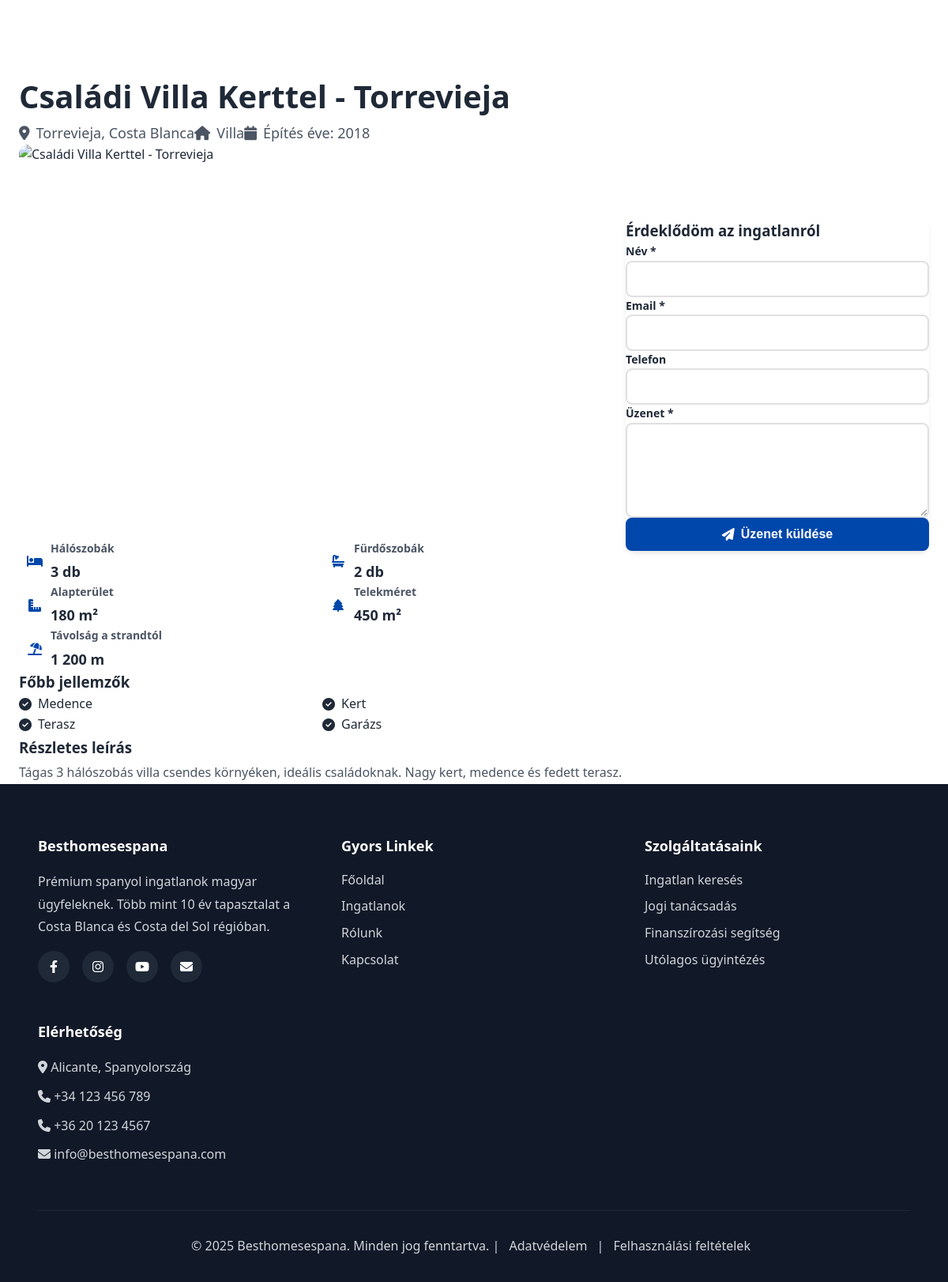
Page /public/property.php?id=3 on the committed database.
### tables this page shows
CREATE TABLE IF NOT EXISTS properties (
    id INT AUTO_INCREMENT PRIMARY KEY,
    title VARCHAR(255) NOT NULL,
    slug VARCHAR(255) NOT NULL UNIQUE,
    description TEXT NOT NULL,
    property_type_id INT NOT NULL,
    location_id INT NOT NULL,

     
    price DECIMAL(12,2) NOT NULL,
    currency VARCHAR(3) DEFAULT 'EUR',
    area_sqm INT NOT NULL COMMENT 'Area in square meters',
    plot_size_sqm INT DEFAULT NULL COMMENT 'Plot size for villas/houses',

     
    bedrooms INT NOT NULL,
    bathrooms INT NOT NULL,
    built_year INT DEFAULT NULL,

     
    has_pool BOOLEAN DEFAULT FALSE,
    has_garden BOOLEAN DEFAULT FALSE,
    has_terrace BOOLEAN DEFAULT FALSE,
    has_garage BOOLEAN DEFAULT FALSE,
    has_sea_view BOOLEAN DEFAULT FALSE,
    distance_to_beach_m INT DEFAULT NULL COMMENT 'Distance to beach in meters',

     
    main_image VARCHAR(255) DEFAULT NULL,
    images TEXT DEFAULT NULL COMMENT 'JSON array of image URLs',

     
    is_featured BOOLEAN DEFAULT FALSE,
    is_active BOOLEAN DEFAULT TRUE,
    status ENUM('available', 'reserved', 'sold') DEFAULT 'available',

     
    meta_title VARCHAR(255) DEFAULT NULL,
    meta_description TEXT DEFAULT NULL,

     
    created_at TIMESTAMP DEFAULT CURRENT_TIMESTAMP,
    updated_at TIMESTAMP DEFAULT CURRENT_TIMESTAMP ON UPDATE CURRENT_TIMESTAMP,

    FOREIGN KEY (property_type_id) REFERENCES property_types(id) ON DELETE RESTRICT,
    FOREIGN KEY (location_id) REFERENCES locations(id) ON DELETE RESTRICT,
    INDEX idx_price (price),
    INDEX idx_location (location_id),
    INDEX idx_featured (is_featured),
    INDEX idx_active (is_active)
);

CREATE TABLE IF NOT EXISTS locations (
    id INT AUTO_INCREMENT PRIMARY KEY,
    city VARCHAR(100) NOT NULL,
    region VARCHAR(100) NOT NULL COMMENT 'e.g., Costa Blanca, Costa del Sol',
    province VARCHAR(100) NOT NULL,
    created_at TIMESTAMP DEFAULT CURRENT_TIMESTAMP
);

CREATE TABLE IF NOT EXISTS property_types (
    id INT AUTO_INCREMENT PRIMARY KEY,
    name VARCHAR(50) NOT NULL,
    name_hu VARCHAR(50) NOT NULL COMMENT 'Hungarian translation',
    created_at TIMESTAMP DEFAULT CURRENT_TIMESTAMP
);

### config/config.php (called while the page is built, shortened)
<?php
function e(?string $string): string {
    return htmlspecialchars($string ?? '', ENT_QUOTES, 'UTF-8');
}
function formatArea(int $area): string {
    return number_format($area, 0, ',', ' ') . ' m²';
}

### public/property.php (the view, shortened to what this page needs)
<?php
require_once __DIR__ . '/../config/config.php';
$propertyId = isset($_GET['id']) ? (int)$_GET['id'] : 0;
try {
    $pdo = getPDO();
    $stmt = $pdo->prepare("
        SELECT
            p.*,
            pt.name_hu as property_type_name,
            l.city,
            l.region,
            l.province
        FROM properties p
        LEFT JOIN property_types pt ON p.property_type_id = pt.id
        LEFT JOIN locations l ON p.location_id = l.id
        WHERE p.id = ? AND p.is_active = 1
    ");
    $stmt->execute([$propertyId]);
    $property = $stmt->fetch();
} catch (PDOException $e) {
    error_log('Database error: ' . $e->getMessage());
    redirect('/properties.php');
}
include __DIR__ . '/partials/header.php';
?>
<article class="property-detail">
    <div class="container">
        <div class="property-header">
            <h1><?= e($property['title']) ?></h1>
            <div class="property-meta">
                <span class="property-meta-item">
                    <i class="fas fa-map-marker-alt"></i>
                    <?= e($property['city']) ?>, <?= e($property['region']) ?>
                </span>
                <span class="property-meta-item">
                    <i class="fas fa-home"></i>
                    <?= e($property['property_type_name']) ?>
                </span>
                <?php if ($property['built_year']): ?>
                    <span class="property-meta-item">
                        <i class="fas fa-calendar"></i>
                        Építés éve: <?= e($property['built_year']) ?>
                    </span>
                <?php endif; ?>
            </div>
        </div>
        <div class="property-main">
            <div class="property-content">
                <div class="property-gallery">
                    <?php
                    $imageSrc = $property['main_image'] ?? '/assets/images/properties/default.jpg';
                    if (strpos($imageSrc, 'http') === false && !file_exists(__DIR__ . $imageSrc)) {
                        $imageSrc = 'https://images.unsplash.com/photo-1613490493576-7fde63acd811?w=1200';
                    }
                    ?>
                    <img src="<?= e($imageSrc) ?>" alt="<?= e($property['title']) ?>" class="property-main-image">
                </div>
                <div class="property-details-grid">
                    <div class="detail-item">
                        <div class="detail-icon">
                            <i class="fas fa-bed"></i>
                        </div>
                        <div class="detail-content">
                            <h4>Hálószobák</h4>
                            <p><?= $property['bedrooms'] ?> db</p>
                        </div>
                    </div>
                    <div class="detail-item">
                        <div class="detail-icon">
                            <i class="fas fa-bath"></i>
                        </div>
                        <div class="detail-content">
                            <h4>Fürdőszobák</h4>
                            <p><?= $property['bathrooms'] ?> db</p>
                        </div>
                    </div>
                    <div class="detail-item">
                        <div class="detail-icon">
                            <i class="fas fa-ruler-combined"></i>
                        </div>
                        <div class="detail-content">
                            <h4>Alapterület</h4>
                            <p><?= formatArea($property['area_sqm']) ?></p>
                        </div>
                    </div>
                    <?php if ($property['plot_size_sqm']): ?>
                        <div class="detail-item">
                            <div class="detail-icon">
                                <i class="fas fa-tree"></i>
                            </div>
                            <div class="detail-content">
                                <h4>Telekméret</h4>
                                <p><?= formatArea($property['plot_size_sqm']) ?></p>
                            </div>
                        </div>
                    <?php endif; ?>
                    <?php if ($property['distance_to_beach_m']): ?>
                        <div class="detail-item">
                            <div class="detail-icon">
                                <i class="fas fa-umbrella-beach"></i>
                            </div>
                            <div class="detail-content">
                                <h4>Távolság a strandtól</h4>
                                <p><?= number_format($property['distance_to_beach_m'], 0, ',', ' ') ?> m</p>
                            </div>
                        </div>
                    <?php endif; ?>
                </div>
                <?php
                $features = [];
                if ($property['has_pool']) $features[] = ['icon' => 'swimming-pool', 'text' => 'Medence'];
                if ($property['has_garden']) $features[] = ['icon' => 'leaf', 'text' => 'Kert'];
                if ($property['has_terrace']) $features[] = ['icon' => 'home', 'text' => 'Terasz'];
                if ($property['has_garage']) $features[] = ['icon' => 'car', 'text' => 'Garázs'];
                if (!empty($features)):
                ?>
                    <h3>Főbb jellemzők</h3>
                    <div class="features-list">
                        <?php foreach ($features as $feature): ?>
                            <div class="feature-item">
                                <i class="fas fa-check-circle"></i>
                                <span><?= $feature['text'] ?></span>
                            </div>
                        <?php endforeach; ?>
                    </div>
                <?php endif; ?>
                <div class="property-description">
                    <h3>Részletes leírás</h3>
                    <?= $property['description'] ?>
                </div>
            </div>
            <aside class="property-sidebar">
                <div class="price-box">
                    <div class="price-label">Ár</div>
                    <div class="price-value"><?= formatPrice($property['price'], $property['currency']) ?></div>
                </div>
                <div class="inquiry-form">
                    <h3>Érdeklődöm az ingatlanról</h3>
                    <form method="POST">
                        <div class="form-group">
                            <label for="name">Név *</label>
                            <input type="text" id="name" name="name" required
                                   value="<?= e($_POST['name'] ?? '') ?>">
                        </div>
                        <div class="form-group">
                            <label for="email">Email *</label>
                            <input type="email" id="email" name="email" required
                                   value="<?= e($_POST['email'] ?? '') ?>">
                        </div>
                        <div class="form-group">
                            <label for="phone">Telefon</label>
                            <input type="tel" id="phone" name="phone"
                                   value="<?= e($_POST['phone'] ?? '') ?>">
                        </div>
                        <div class="form-group">
                            <label for="message">Üzenet *</label>
                            <textarea id="message" name="message" required><?= e($_POST['message'] ?? '') ?></textarea>
                        </div>
                        <button type="submit" name="submit_inquiry" class="btn btn-primary btn-block">
                            <i class="fas fa-paper-plane"></i> Üzenet küldése
                        </button>
                    </form>
                </div>
            </aside>
        </div>
    </div>
</article>
<?php include __DIR__ . '/partials/footer.php'; ?>

### assets/css/style.css (style rules this page uses)
:root { --primary-blue: #0047ab; --primary-blue-dark: #003380; --primary-blue-light: #0078d7; --accent-gold: #d4af37; --accent-gold-dark: #b8952e; --white: #ffffff; --gray-50: #f9fafb; --gray-100: #f3f4f6; --gray-200: #e5e7eb; --gray-300: #d1d5db; --gray-400: #9ca3af; --gray-500: #6b7280; --gray-600: #4b5563; --gray-700: #374151; --gray-800: #1f2937; --gray-900: #111827; --text-dark: #1f2937; --text-medium: #4b5563; --text-light: #6b7280; --success: #10b981; --warning: #f59e0b; --error: #ef4444; --container-max-width: 1200px; --section-padding: 5rem 1.5rem; --section-padding-mobile: 3rem 1.5rem; --shadow-sm: 0 1px 2px 0 rgb(0 0 0 / 0.05); --shadow-md: 0 4px 6px -1px rgb(0 0 0 / 0.1); --shadow-lg: 0 10px 15px -3px rgb(0 0 0 / 0.1); --shadow-xl: 0 20px 25px -5px rgb(0 0 0 / 0.1); --transition-fast: all 0.2s ease; --transition-normal: all 0.3s ease; --transition-slow: all 0.5s ease; --radius-sm: 0.25rem; --radius-md: 0.5rem; --radius-lg: 0.75rem; --radius-xl: 1rem; }
*, *::before, *::after { box-sizing: border-box; margin: 0; padding: 0; }
html { font-size: 16px; scroll-behavior: smooth; }
body { font-family: 'Segoe UI', Tahoma, Geneva, Verdana, sans-serif; line-height: 1.6; color: var(--text-dark); background-color: var(--white); -webkit-font-smoothing: antialiased; -moz-osx-font-smoothing: grayscale; }
img { max-width: 100%; height: auto; display: block; }
.container { max-width: var(--container-max-width); margin: 0 auto; padding: 0 1.5rem; }
.btn { display: inline-flex; align-items: center; gap: 0.5rem; padding: 0.75rem 1.5rem; border: none; border-radius: var(--radius-md); font-size: 1rem; font-weight: 600; cursor: pointer; transition: var(--transition-fast); text-decoration: none; }
.btn-primary { background: var(--primary-blue); color: var(--white); }
.btn-block { width: 100%; justify-content: center; }
.feature-item { display: flex; gap: 1rem; align-items: flex-start; }
.form-group { display: flex; flex-direction: column; }
.form-group label { font-size: 0.875rem; font-weight: 600; color: var(--text-dark); margin-bottom: 0.5rem; }

### rows in the picture
properties: title "Családi Villa Kerttel - Torrevieja", location.city "Torrevieja", location.region "Costa Blanca", property_type.name_hu "Villa", built_year "2018", bedrooms "3", bathrooms "2", area_sqm "180 m²", plot_size_sqm "450 m²", distance_to_beach_m "1 200", description "Tágas 3 hálószobás villa csendes környéken, ideális családoknak. Nagy kert, medence és fedett terasz."

### other values in the picture
$feature['text'] "Medence"
$feature['text'] "Kert"
$feature['text'] "Terasz"
$feature['text'] "Garázs"
ADMIN_EMAIL "info@besthomesespana.com"
